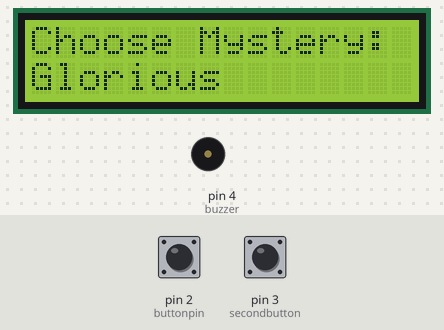
The sketch below on a simulated Arduino Uno, built with avr-gcc and run on an emulated ATmega328P. On the bench: 16×2 character LCD, buzzer (waves = sounding). Inputs (shaded band) come from the test bench; at power-on: pin 2 (buttonpin) HIGH, pin 3 (secondbutton) HIGH. What the sketch prints to the serial monitor is not drawn.

Above: at 1.2 s.
1.3 s: pin 2 (buttonpin) pulled LOW for 0.15 s
2.0 s: pin 2 (buttonpin) pulled LOW for 1 s
At 3.58 s:
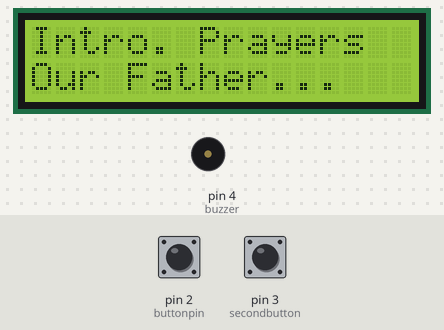
3.6 s: pin 2 (buttonpin) pulled LOW for 0.15 s
At 4.1 s:
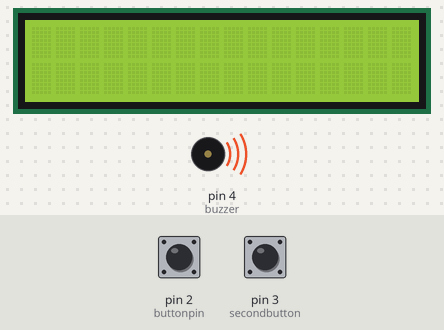
4.3 s: pin 2 (buttonpin) pulled LOW for 3.2 s
8.1 s: pin 2 (buttonpin) pulsed LOW 5 times (0.12 s each, 0.3 s apart)
At 9.9 s:
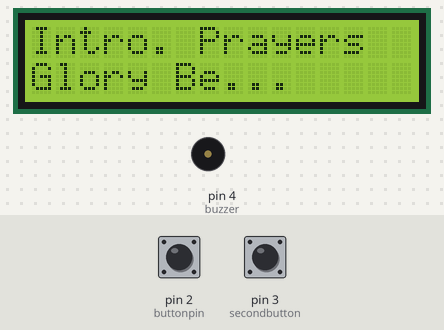
11.1 s: pin 2 (buttonpin) pulled LOW for 0.15 s
At 12.5 s:
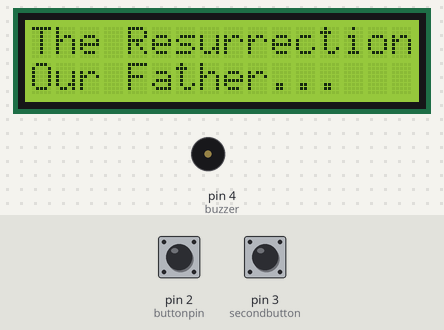
Timing chart, 0 to 12.8 s (numbered marks = the images above; inputs shaded):
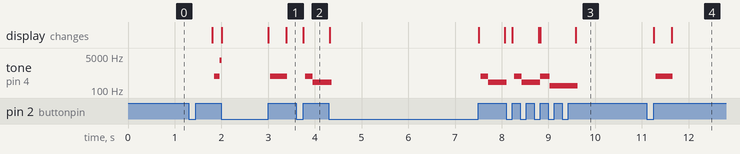

Measured:
- after the input at 1.3 s, tone on pin 4 (buzzer): silent → 496 Hz after 0.55 s, → 3107 Hz 0.12 s later
- after the input at 3.6 s, tone on pin 4 (buzzer): silent → 496 Hz after 0.20 s, → 249 Hz 0.16 s later; the display: changes after 0.15 s (image 2)
- after the input at 8.1 s, the display: first changes after 0.13 s (image 3 shows a later state)
- after the input at 11.1 s, tone on pin 4 (buzzer): silent → 496 Hz after 0.20 s, → silent 0.36 s later; the display: first changes after 0.15 s (image 4 shows a later state)

The sketch:

Rosary.ino
```cpp
//www.elegoo.com
//2016.12.9

/*
TODO:
  Add Mysteries
    * Calendar-based
    * Menu at start, with 4 options, and each button press corresponding to a movement
  Add Settings
    * Starting prayer
    * Final prayer
  Add Translations
  Vibrate and LED for the deaf orants
  Upload as a FOSS/H project
  Different beeps for different prayers
  Debounce inputs with this: https://www.arduino.cc/en/tutorial/switch
  Multiple chaplets
  Implement rotary encoder, with "Amen" button
  Scrolling prayer text
  Prayer counter (x/10, y/5) or x, y
    Due to space limitations, requires implementing scrolling text first
  Add ending prayers
  Add power switch
  Add verses

 DEBUG:
  Random restarts
  Random erroneous flashing
  Restarting at end with repeated Creeds; add a starting menu ASAP

  For input, can either increment with a button, or increment/decrement with two and simultaneous press being enter
 http://www.arduino.cc/en/Tutorial/LiquidCrystal
 */

// include the library code:
#include <LiquidCrystal.h>

int buttonpin = 2;
int secondbutton = 3;
int buzzer = 4;
int LED = 13;
int pos = 0; //keep in mind when counting beads
int sel = 0;

int state = HIGH;      // the current state of the output
int reading;           // the current reading from the input pin
int previous = LOW;    // the previous reading from the input pin
int mystery = -1;       // the selected mystery; -1 is signal value indicating need to select

// the follow variables are long's because the time, measured in miliseconds,
// will quickly become a bigger number than can be stored in an int.
long time = 0;         // the last time the output pin was toggled
long debounce = 200;   // the debounce time, increase if the output flickers


/*
Interface:
__________________
|Mystery Name     |
|Prayer (/10)[/5] |
------------------*
*/

//redundant for rosary, since can determine prayer from pos and decade
int chaplet[] = {0, 1, 2, 2, 2, 3,
                 1, 2, 2, 2, 2, 2, 2, 2, 2, 2, 2, 3, 4, //last bead corresponds to pos=18
                 1, 2, 2, 2, 2, 2, 2, 2, 2, 2, 2, 3, 4,
                 1, 2, 2, 2, 2, 2, 2, 2, 2, 2, 2, 3, 4,
                 1, 2, 2, 2, 2, 2, 2, 2, 2, 2, 2, 3, 4,
                 1, 2, 2, 2, 2, 2, 2, 2, 2, 2, 2, 3, 4};

// Mysteries
String mysteries[] = {"Glorious ", "Joyful    ", "Sorrowful", "Luminous "}; //Put random spaces at end to avoid having to clean up LCD to get rid of 'l' from sorrowful, lol, obv could improve
String joyful[] = {"The Annunciation", "The Visitation", "The Nativity", "The Presentation", "The Temple"};
String glorious[] = {"The Resurrection", "The Ascension", "Pentecost", "The Assumption", "The Coronation"};
String luminous[] = {"The Baptism", "Wedding at Cana", "The Kingdom", "Transfiguration", "The Eucharist"};
String sorrowful[] = {"Agony", "Scourging", "Thorns", "Carrying Cross", "Crucifixion"};

// Prayers
String prayers[] = {"I believe...", "Our Father...", "Hail Mary...", "Glory Be...", "Oh my Jesus..."};

// initialize the library with the numbers of the interface pins
LiquidCrystal lcd(7, 8, 9, 10, 11, 12);

//int input(int options) {
//  int selection = 1;
//  for (int i=0; i<options; options++) {
//    if (digitalRead(buttonpin == LOW)) {
//      if ((digitalRead(secondbutton) == LOW))
//        {
//          //both buttons pressed, return input
//          break;
//        }
//        //increment
//        selection += 1;
//    }
//  }
//}

/* Can take as either input a random small integer and any one of the standard prayer encodings, e.g., 0 for the Creed, and then beep a different tune for each */
void beep(int firstdelay, int seconddelay) {
 unsigned char i;
   //output an frequency
   for(i=0;i<80;i++)
   {
    digitalWrite(buzzer,HIGH);
    delay(firstdelay);//wait for 1ms
    digitalWrite(buzzer,LOW);
    delay(firstdelay);//wait for 1ms
    }
    //output another frequency
     for(i=0;i<100;i++)
      {
        digitalWrite(buzzer,HIGH);
        delay(seconddelay);//wait for 2ms
        digitalWrite(buzzer,LOW);
        delay(seconddelay);//wait for 2ms
      }
}

void setup() {
  pinMode(buttonpin, INPUT_PULLUP);
  pinMode(secondbutton, INPUT_PULLUP);
  pinMode(buzzer, OUTPUT);
  // set up the LCD's number of columns and rows:
  lcd.begin(16, 2);
  // Print a message to the LCD.
  //lcd.print("Let's pray now!");
  lcd.print("Choose Mystery:");
  Serial.begin(9600);
}


/*
Can determine current position using modulo, e.g., if pos=10, subtract 6, then do mod%10, and compare to table
Not necessarily most computationally efficient, though avoids rewriting. Might need to rewrite for general chaplets which aren't as well-suited to modular arithmetic.

*/
void loop() {
  /*
  If at the very start, read for input of a mystery
  Assumes a mystery is required, so select chaplet first, and skip if inapplicable
  Simulates a rotary encoder basically
  */
  Serial.print(sel);
  if (pos == 0 && mystery == -1) {
    if (sel >= 4) {
      sel = 0; //reached end of menu; reset
    }
    else {
      lcd.setCursor(0,1);
      lcd.print(mysteries[sel]);
      if (digitalRead(buttonpin) == LOW) {
        mystery = sel;
        delay(500); //debounce
      }
      if (digitalRead(secondbutton) == LOW) {
        sel += 1;
        delay(150); //debounce
      }
    }
  }

  else {
    String prayer;

    reading = digitalRead(buttonpin);

    // if the input just went from LOW and HIGH and we've waited long enough
    // to ignore any noise on the circuit, toggle the output pin and remember
    // the time
    if (reading == HIGH && previous == LOW && millis() - time > debounce) {
      if (state == HIGH)
        state = LOW;
      else
        state = HIGH;

      time = millis();
    }

    previous = reading;

    if (state == LOW) {
        lcd.clear(); //Annoyingly clears screen; modify to only clear on transitions of mystery
        /*write prayer when button pressed*/

        // set the cursor to column 0, line 1
        // (note: line 1 is the second row, since counting begins with 0):
        lcd.setCursor(0, 1);

        digitalWrite(LED, HIGH);
        beep(1, chaplet[pos]);
        lcd.print(prayers[chaplet[pos]]);
        pos+=1;
        //delay(100); // to prevent multiple reads, replaced by debouncing
        digitalWrite(LED, LOW);
        state = HIGH;

                //Determine mystery and position
        if (pos - 6 > 0) {
          int decade = ceil((pos-7)/13);
          int bead = (pos - 6)%13; //results in Fatima prayer bead corresponding to value of 0
          lcd.setCursor(0,0);
          switch (mystery) {
            case 0:
              lcd.print(glorious[decade]);
              break;
            case 1:
              lcd.print(joyful[decade]);
              break;
            case 2:
              lcd.print(sorrowful[decade]);
              break;
            case 3:
              lcd.print(luminous[decade]);
              break;
          }
        }
        else {
          int decade = 0;
          int bead = pos;
          lcd.setCursor(0,0);
          lcd.print("Intro. Prayers");
        }
    }

    if (pos >= sizeof(chaplet)) {
      lcd.print("Amen!");
      lcd.setCursor(0,0);
      lcd.print("Great Job!");
    }
  }

}
```
